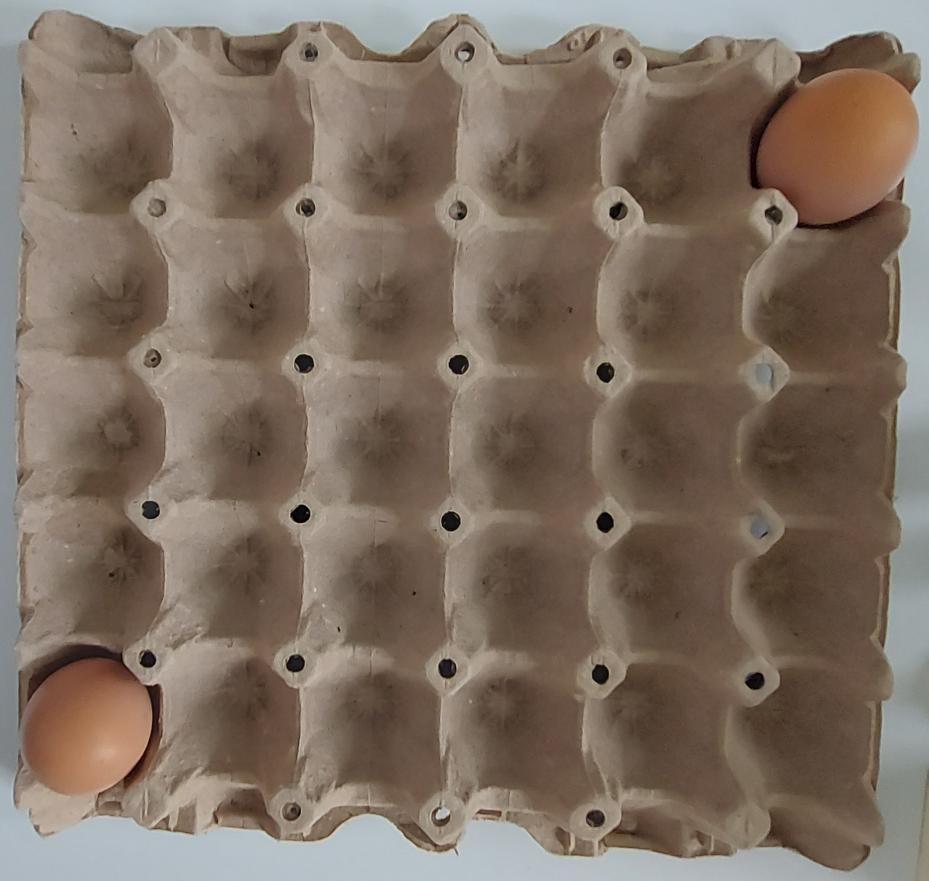
#> input picture projects/usco-egg/data/raw/0000.tif, 1857 x 1761 px (shown at 1/2 size); its folder holds 4 pictures in this run
$ python analyze_hist.py
#> lines starting #> are read from the running program, lines starting #| are printed output that depends on the picture
import numpy as np
import cv2
import glob

def compute_normalized_histograms(image_paths, bins=256):
    """
    Compute normalized histograms for L, A, and B channels.
    Returns cumulative histograms for all images.
    """
#> called with bins = 256
    hist_L = np.zeros(bins, dtype=np.float32)
    hist_A = np.zeros(bins, dtype=np.float32)
    hist_B = np.zeros(bins, dtype=np.float32)

    for path in image_paths:
        image = cv2.imread(path)
#> image is the input picture: shape (1761, 1857, 3); mean B, G, R 97.7, 110.9, 126.3
        image_lab = cv2.cvtColor(image, cv2.COLOR_BGR2LAB)
#> image_lab: shape (1761, 1857, 3); mean of channels 0, 1, 2 121.3, 132.2, 137.9

        L, A, B = cv2.split(image_lab)
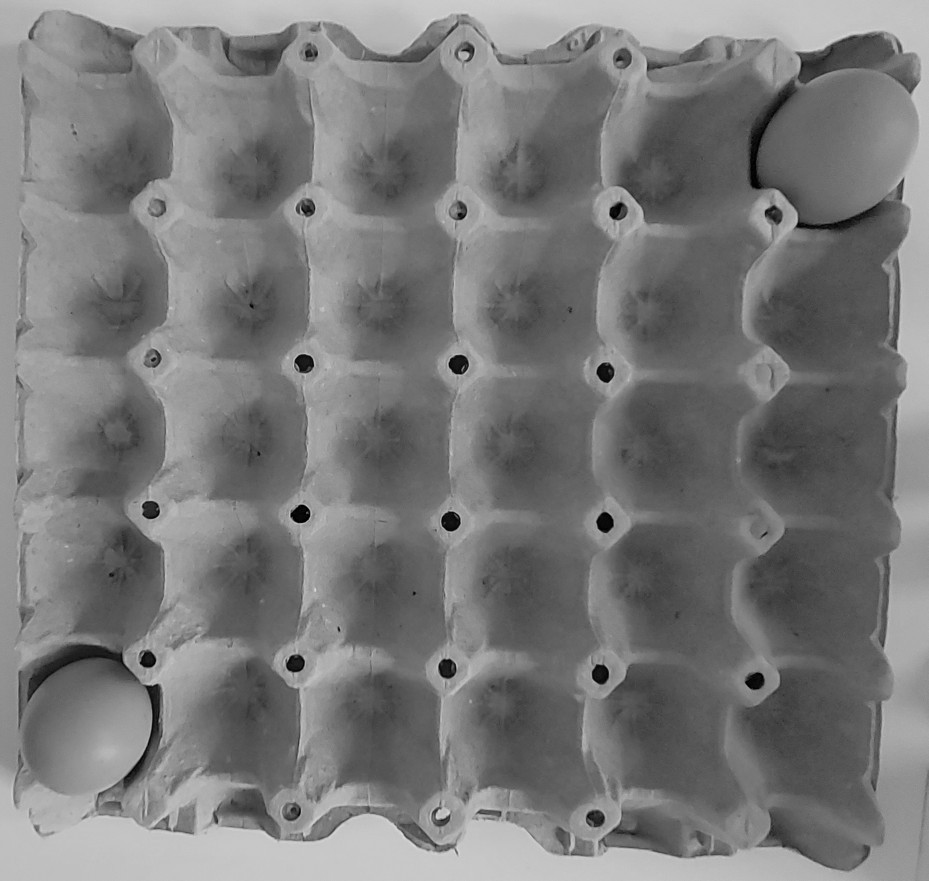
#> L: shape (1761, 1857) (shown at 1/2 size); min 0, max 227, mean 121.3
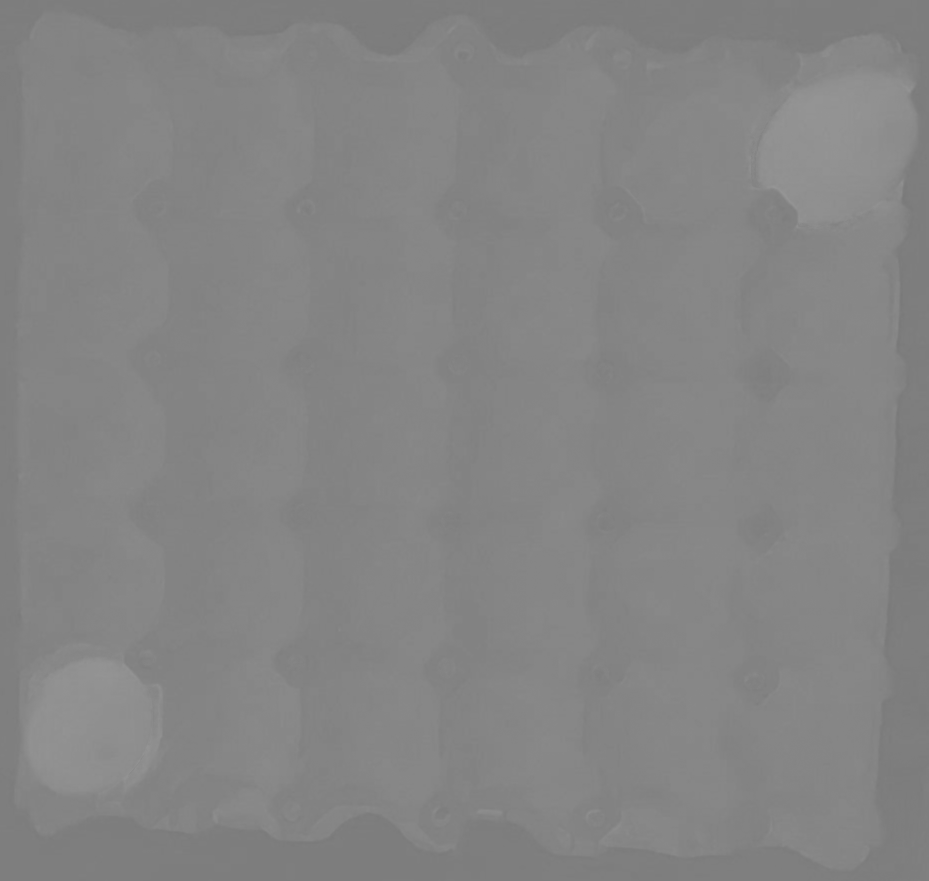
#> A: shape (1761, 1857) (shown at 1/2 size); min 120, max 151, mean 132.2

        # Compute histograms and normalize
        hist_L += cv2.calcHist([L], [0], None, [bins], [0, 256]).flatten()
#> hist_L = 256 values, max 49356 at index 95, min 0 at index 4, mean 12774.1
        hist_A += cv2.calcHist([A], [0], None, [bins], [0, 256]).flatten()
#> hist_A = 256 values, max 543511 at index 133, min 0 at index 0, mean 12774.1
        hist_B += cv2.calcHist([B], [0], None, [bins], [0, 256]).flatten()
#> hist_B = 256 values, max 646488 at index 140, min 0 at index 0, mean 12774.1
#> pass 2 of the loop in compute_normalized_histograms, `for path in image_paths:`:
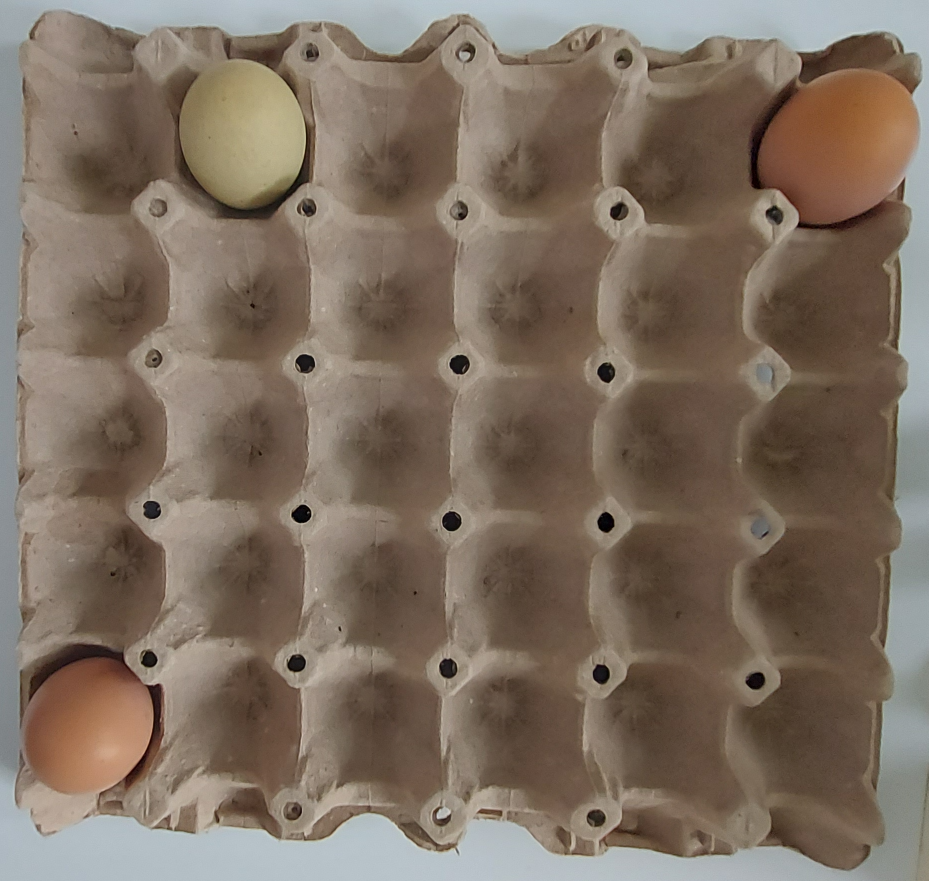
#> input picture projects/usco-egg/data/raw/0001.tif, 1857 x 1761 px (shown at 1/2 size)
#> in compute_normalized_histograms, image is the input picture: shape (1761, 1857, 3); mean B, G, R 97, 110.8, 125.9
#> image_lab: shape (1761, 1857, 3); mean of channels 0, 1, 2 121.1, 132, 138.2
#> in compute_normalized_histograms, `L, A, B = cv2.split(image_lab)`:
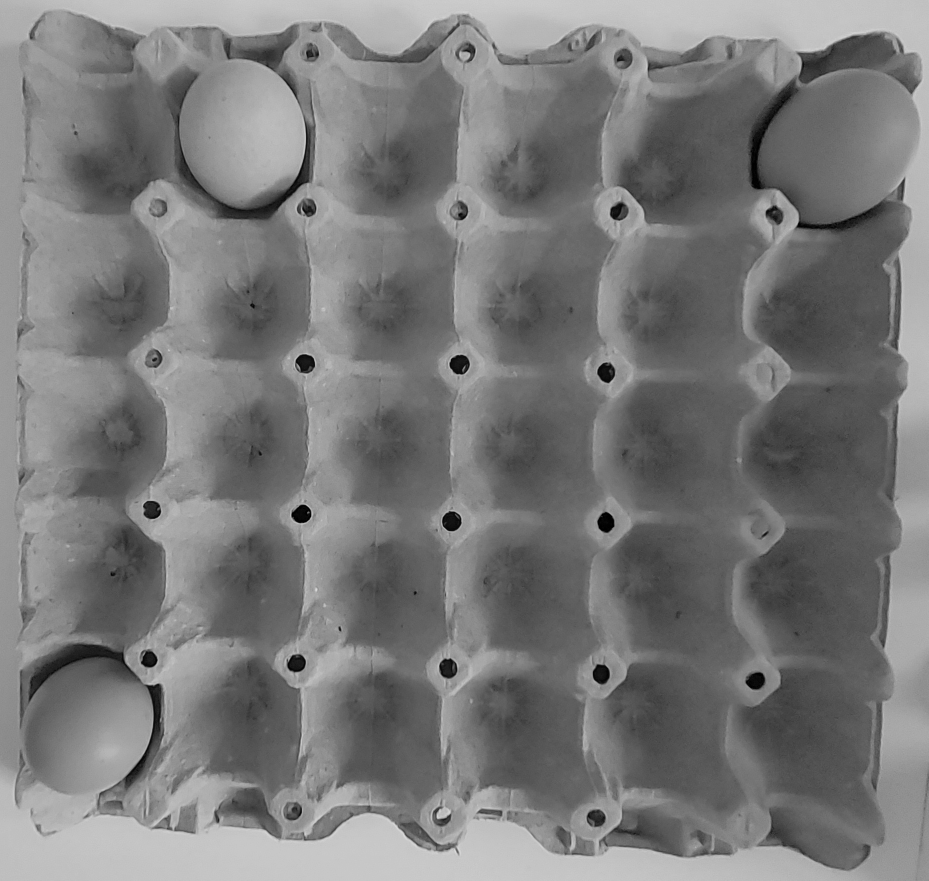
#> L: shape (1761, 1857) (shown at 1/2 size); min 0, max 227, mean 121.1
#> in compute_normalized_histograms, `L, A, B = cv2.split(image_lab)`:
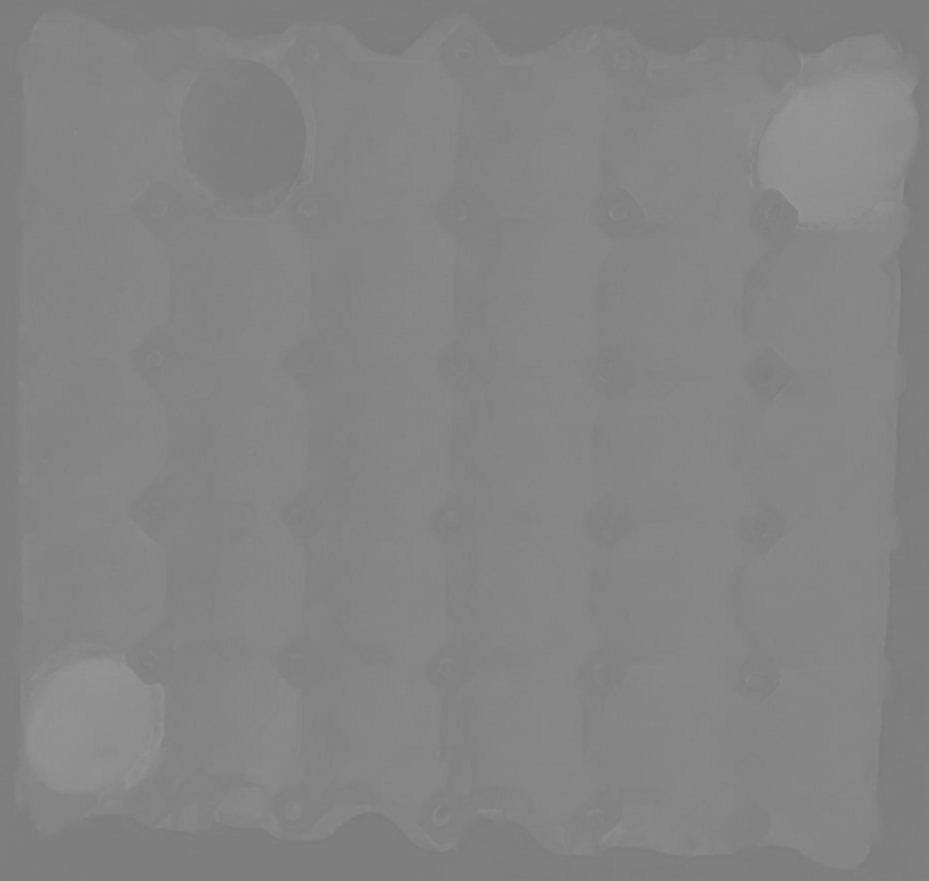
#> A: shape (1761, 1857) (shown at 1/2 size); min 119, max 151, mean 132
#> hist_L = 256 values, max 99375 at index 95, min 0 at index 4, mean 25548.3
#> hist_A = 256 values, max 1075740 at index 133, min 0 at index 0, mean 25548.3
#> hist_B = 256 values, max 1255764 at index 140, min 0 at index 0, mean 25548.3
#> pass 3 of the loop in compute_normalized_histograms, `for path in image_paths:`:
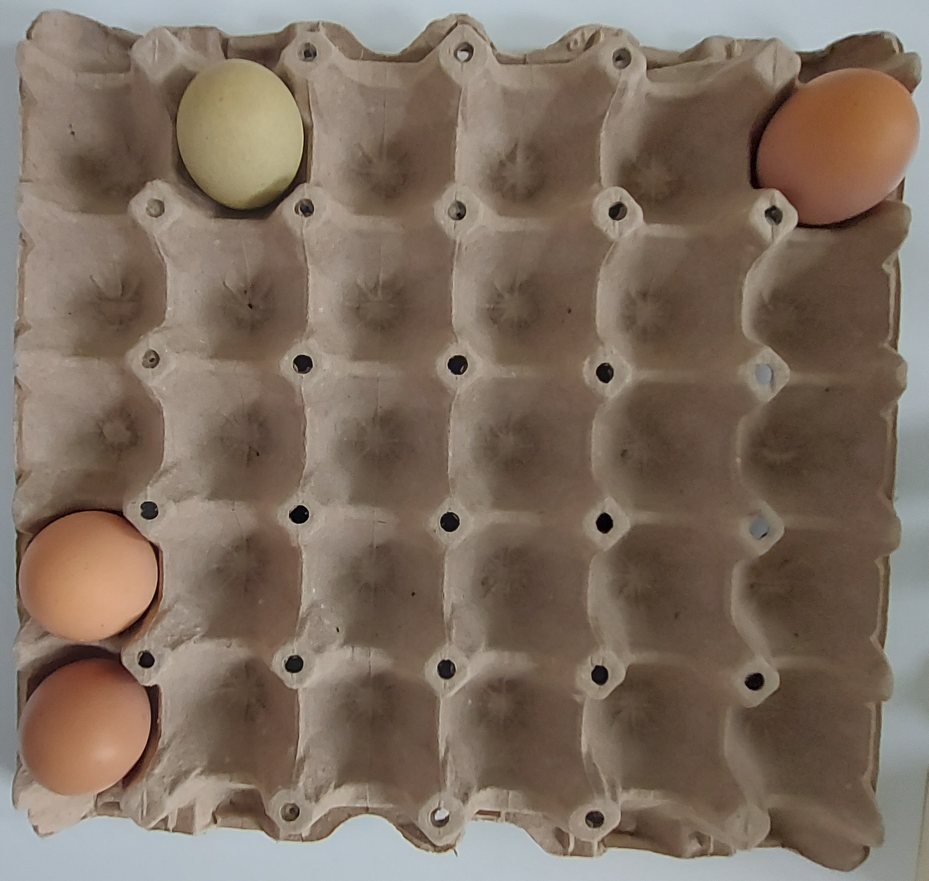
#> input picture projects/usco-egg/data/raw/0002.tif, 1857 x 1761 px (shown at 1/2 size)
#> in compute_normalized_histograms, image is the input picture: shape (1761, 1857, 3); mean B, G, R 96.9, 110.5, 126.5
#> image_lab: shape (1761, 1857, 3); mean of channels 0, 1, 2 121, 132.4, 138.2
#> in compute_normalized_histograms, `L, A, B = cv2.split(image_lab)`:
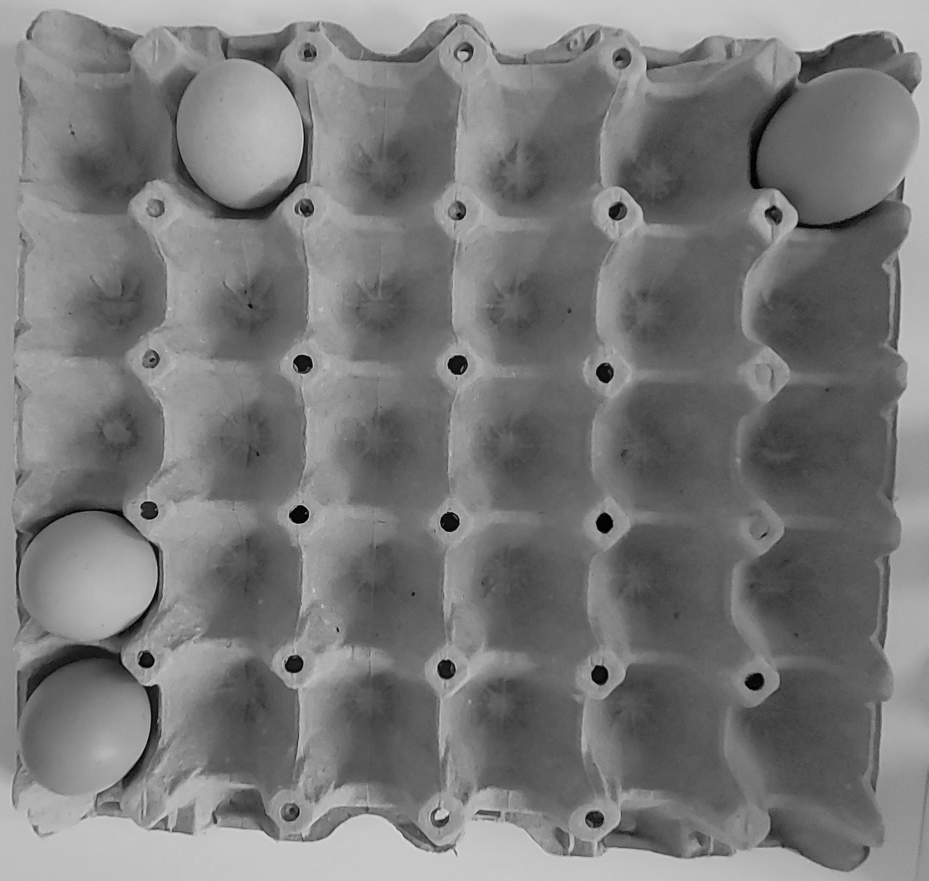
#> L: shape (1761, 1857) (shown at 1/2 size); min 0, max 223, mean 121
#> in compute_normalized_histograms, `L, A, B = cv2.split(image_lab)`:
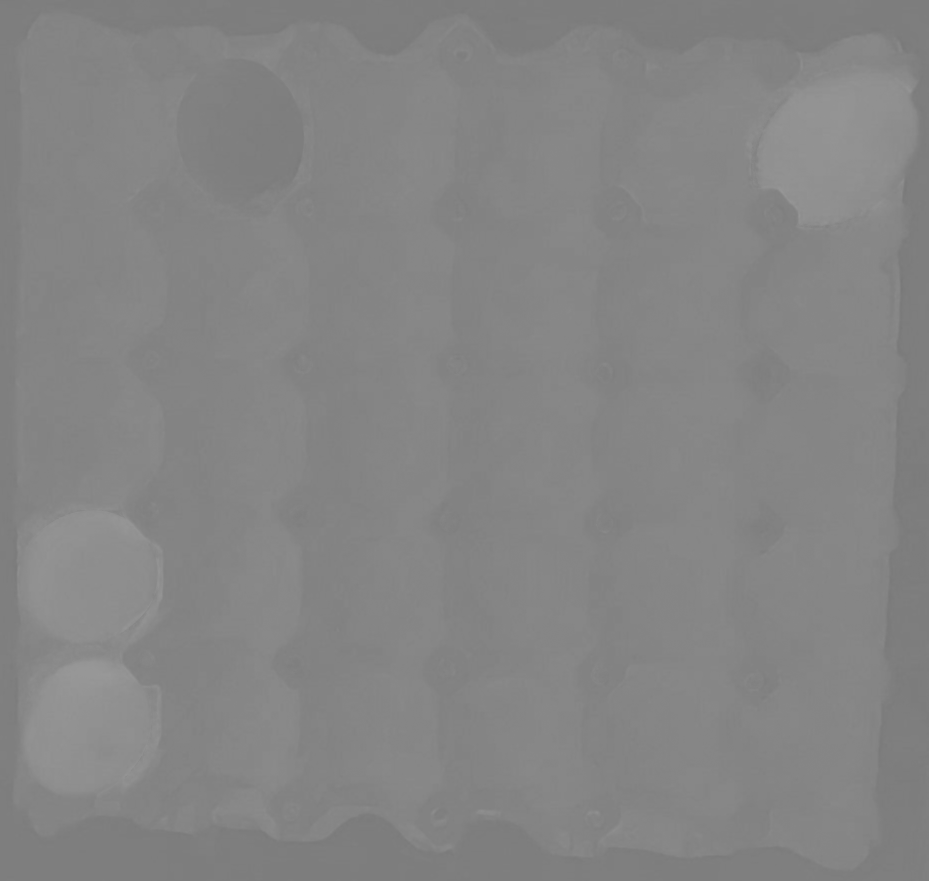
#> A: shape (1761, 1857) (shown at 1/2 size); min 119, max 153, mean 132.4
#> hist_L = 256 values, max 148655 at index 95, min 0 at index 4, mean 38322.4
#> hist_A = 256 values, max 1642828 at index 133, min 0 at index 0, mean 38322.4
#> hist_B = 256 values, max 1873751 at index 140, min 0 at index 0, mean 38322.4
#> the loop made 4 passes; the first 3 are shown

    # Normalize histograms (sum to 1)
    hist_L /= hist_L.sum()
    hist_A /= hist_A.sum()
    hist_B /= hist_B.sum()

    return hist_L, hist_A, hist_B

def get_percentile_bounds(hist, percentile=5):
    """
    Computes the lower and upper bounds for a given percentile in a normalized histogram.
    """
    cdf = np.cumsum(hist)  # Compute cumulative distribution function (CDF)

    lower_bound = np.searchsorted(cdf, percentile / 100.0)  # Lower bound (e.g., 5%)
    upper_bound = np.searchsorted(cdf, 1 - (percentile / 100.0))  # Upper bound (e.g., 95%)

    return lower_bound, upper_bound, cdf


# Load dataset images
image_paths = glob.glob("../data/raw/*.tif")  # Adjust dataset path

# Compute normalized histograms
hist_L, hist_A, hist_B = compute_normalized_histograms(image_paths)


# Compute the best LAB bounds (one way to do it)
#> (the run stopped early here; a loop or call above may not have finished)
